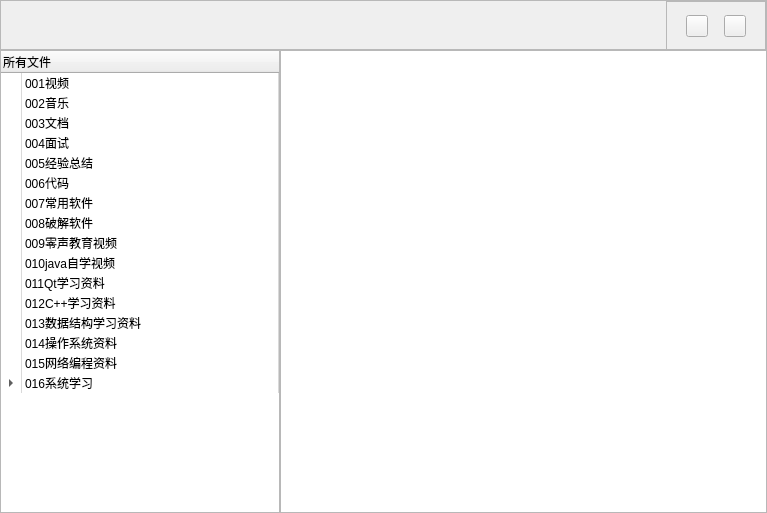
<?xml version="1.0" encoding="UTF-8"?>
<ui version="4.0">
 <class>MyAllFile</class>
 <widget class="QWidget" name="MyAllFile">
  <property name="geometry">
   <rect>
    <x>0</x>
    <y>0</y>
    <width>767</width>
    <height>513</height>
   </rect>
  </property>
  <property name="windowTitle">
   <string>Form</string>
  </property>
  <layout class="QVBoxLayout" name="verticalLayout">
   <property name="spacing">
    <number>0</number>
   </property>
   <property name="leftMargin">
    <number>0</number>
   </property>
   <property name="topMargin">
    <number>0</number>
   </property>
   <property name="rightMargin">
    <number>0</number>
   </property>
   <property name="bottomMargin">
    <number>0</number>
   </property>
   <item>
    <widget class="QFrame" name="frame_allfile">
     <property name="minimumSize">
      <size>
       <width>0</width>
       <height>50</height>
      </size>
     </property>
     <property name="maximumSize">
      <size>
       <width>16777215</width>
       <height>50</height>
      </size>
     </property>
     <property name="frameShape">
      <enum>QFrame::StyledPanel</enum>
     </property>
     <property name="frameShadow">
      <enum>QFrame::Raised</enum>
     </property>
     <layout class="QHBoxLayout" name="horizontalLayout">
      <property name="spacing">
       <number>0</number>
      </property>
      <property name="leftMargin">
       <number>0</number>
      </property>
      <property name="topMargin">
       <number>0</number>
      </property>
      <property name="rightMargin">
       <number>0</number>
      </property>
      <property name="bottomMargin">
       <number>0</number>
      </property>
      <item>
       <widget class="QWidget" name="widget_dir" native="true">
        <property name="minimumSize">
         <size>
          <width>500</width>
          <height>0</height>
         </size>
        </property>
       </widget>
      </item>
      <item>
       <spacer name="horizontalSpacer">
        <property name="orientation">
         <enum>Qt::Horizontal</enum>
        </property>
        <property name="sizeHint" stdset="0">
         <size>
          <width>162</width>
          <height>20</height>
         </size>
        </property>
       </spacer>
      </item>
      <item>
       <widget class="QFrame" name="frame_showtype">
        <property name="minimumSize">
         <size>
          <width>100</width>
          <height>50</height>
         </size>
        </property>
        <property name="maximumSize">
         <size>
          <width>100</width>
          <height>50</height>
         </size>
        </property>
        <property name="frameShape">
         <enum>QFrame::StyledPanel</enum>
        </property>
        <property name="frameShadow">
         <enum>QFrame::Raised</enum>
        </property>
        <layout class="QHBoxLayout" name="horizontalLayout_2">
         <property name="spacing">
          <number>6</number>
         </property>
         <item>
          <widget class="QPushButton" name="pushButton_listMode">
           <property name="minimumSize">
            <size>
             <width>22</width>
             <height>22</height>
            </size>
           </property>
           <property name="maximumSize">
            <size>
             <width>22</width>
             <height>22</height>
            </size>
           </property>
           <property name="styleSheet">
            <string notr="true">QPushButton
{
border-image: url(:/images/fileitem/file_listMode.png);
}</string>
           </property>
           <property name="text">
            <string/>
           </property>
          </widget>
         </item>
         <item>
          <widget class="QPushButton" name="pushButton_iconMode">
           <property name="minimumSize">
            <size>
             <width>22</width>
             <height>22</height>
            </size>
           </property>
           <property name="maximumSize">
            <size>
             <width>22</width>
             <height>22</height>
            </size>
           </property>
           <property name="styleSheet">
            <string notr="true">QPushButton
{
border-image: url(:/images/fileitem/file_iconMode.png);
}</string>
           </property>
           <property name="text">
            <string/>
           </property>
          </widget>
         </item>
        </layout>
       </widget>
      </item>
     </layout>
    </widget>
   </item>
   <item>
    <widget class="QSplitter" name="splitter">
     <property name="styleSheet">
      <string notr="true">QSplitter::handle
{
    border: 0px solid #999999;
    border-style: outset;
    width: 1px;
}

QSplitter::handle:hover
{/*splitter-&gt;handle(1)-&gt;setAttribute(Qt::WA_Hover, true);才生效*/
    border-color: #EA2;
}
QSplitter::handle:pressed
{
    border-color: #59F;
}
</string>
     </property>
     <property name="orientation">
      <enum>Qt::Horizontal</enum>
     </property>
     <widget class="QTreeWidget" name="treeWidget_allfiles">
      <property name="minimumSize">
       <size>
        <width>215</width>
        <height>0</height>
       </size>
      </property>
      <property name="maximumSize">
       <size>
        <width>280</width>
        <height>16777215</height>
       </size>
      </property>
      <property name="styleSheet">
       <string notr="true">QTreeWidget
{
/*show-decoration-selected: 1;*/
}

QTreeWidget::item 
{
border: 1px solid #d9d9d9;
border-top-color: transparent;
border-bottom-color: transparent;
}

QTreeWidget::item:hover 
{
background: qlineargradient(x1: 0, y1: 0, x2: 0, y2: 1, stop: 0 #e7effd, stop: 1 #cbdaf1);
border: 1px solid #bfcde4;
}

QTreeWidget::item:selected 
{
border: 1px solid #567dbc;
}

QTreeWidget::item:selected:active
{
background: qlineargradient(x1: 0, y1: 0, x2: 0, y2: 1, stop: 0 #6ea1f1, stop: 1 #567dbc);
}

QTreeWidget::item:selected:!active 
{
background: qlineargradient(x1: 0, y1: 0, x2: 0, y2: 1, stop: 0 #6b9be8, stop: 1 #577fbf);
}

QTreeView::branch:has-siblings:!adjoins-item 
{
border-image: url(:/images/fileitem/file-vline.png) 0;
}

QTreeView::branch:has-siblings:adjoins-item 
{
border-image: url(:/images/fileitem/file-branch-more.png) 0;
}

QTreeView::branch:!has-children:!has-siblings:adjoins-item 
{
border-image: url(:/images/fileitem/file-branch-end.png) 0;
}

QTreeView::branch:has-children:!has-siblings:closed,
QTreeView::branch:closed:has-children:has-siblings 
{
border-image: none;
image: url(:/images/fileitem/file-branch-closed.png);
}

QTreeView::branch:open:has-children:!has-siblings,
QTreeView::branch:open:has-children:has-siblings  
{
border-image: none;
image: url(:/images/fileitem/file-branch-open.png);
}</string>
      </property>
      <column>
       <property name="text">
        <string>所有文件</string>
       </property>
      </column>
      <item>
       <property name="text">
        <string>001视频</string>
       </property>
      </item>
      <item>
       <property name="text">
        <string>002音乐</string>
       </property>
      </item>
      <item>
       <property name="text">
        <string>003文档</string>
       </property>
      </item>
      <item>
       <property name="text">
        <string>004面试</string>
       </property>
      </item>
      <item>
       <property name="text">
        <string>005经验总结</string>
       </property>
      </item>
      <item>
       <property name="text">
        <string>006代码</string>
       </property>
      </item>
      <item>
       <property name="text">
        <string>007常用软件</string>
       </property>
      </item>
      <item>
       <property name="text">
        <string>008破解软件</string>
       </property>
      </item>
      <item>
       <property name="text">
        <string>009零声教育视频</string>
       </property>
      </item>
      <item>
       <property name="text">
        <string>010java自学视频</string>
       </property>
      </item>
      <item>
       <property name="text">
        <string>011Qt学习资料</string>
       </property>
      </item>
      <item>
       <property name="text">
        <string>012C++学习资料</string>
       </property>
      </item>
      <item>
       <property name="text">
        <string>013数据结构学习资料</string>
       </property>
      </item>
      <item>
       <property name="text">
        <string>014操作系统资料</string>
       </property>
      </item>
      <item>
       <property name="text">
        <string>015网络编程资料</string>
       </property>
      </item>
      <item>
       <property name="text">
        <string>016系统学习</string>
       </property>
       <item>
        <property name="text">
         <string>001基础语法</string>
        </property>
        <item>
         <property name="text">
          <string>关键字</string>
         </property>
         <item>
          <property name="text">
           <string>inline</string>
          </property>
         </item>
         <item>
          <property name="text">
           <string>virtual</string>
          </property>
          <item>
           <property name="text">
            <string>default</string>
           </property>
          </item>
          <item>
           <property name="text">
            <string>voltical</string>
           </property>
          </item>
         </item>
        </item>
       </item>
       <item>
        <property name="text">
         <string>002数据结构</string>
        </property>
        <item>
         <property name="text">
          <string>链表</string>
         </property>
         <item>
          <property name="text">
           <string>单向链表</string>
          </property>
          <item>
           <property name="text">
            <string>单项循环链表</string>
           </property>
           <item>
            <property name="text">
             <string>指针域</string>
            </property>
            <item>
             <property name="text">
              <string>本级节点</string>
             </property>
            </item>
            <item>
             <property name="text">
              <string>下一级节点</string>
             </property>
             <item>
              <property name="text">
               <string>下一级节点首部</string>
              </property>
             </item>
             <item>
              <property name="text">
               <string>下一级节点尾部</string>
              </property>
             </item>
             <item>
              <property name="text">
               <string>下一级节点数据域</string>
              </property>
             </item>
            </item>
           </item>
           <item>
            <property name="text">
             <string>数据域</string>
            </property>
           </item>
          </item>
         </item>
         <item>
          <property name="text">
           <string>双向链表</string>
          </property>
          <item>
           <property name="text">
            <string>双向循环链表</string>
           </property>
          </item>
         </item>
        </item>
        <item>
         <property name="text">
          <string>图</string>
         </property>
         <item>
          <property name="text">
           <string>有向图</string>
          </property>
         </item>
         <item>
          <property name="text">
           <string>无向图</string>
          </property>
         </item>
        </item>
        <item>
         <property name="text">
          <string>树</string>
         </property>
         <item>
          <property name="text">
           <string>二叉树</string>
          </property>
         </item>
         <item>
          <property name="text">
           <string>红黑树</string>
          </property>
         </item>
         <item>
          <property name="text">
           <string>AVL</string>
          </property>
         </item>
        </item>
       </item>
       <item>
        <property name="text">
         <string>003网络编程</string>
        </property>
       </item>
       <item>
        <property name="text">
         <string>004并发编程</string>
        </property>
       </item>
       <item>
        <property name="text">
         <string>005数据库编程</string>
        </property>
       </item>
      </item>
     </widget>
     <widget class="QTableWidget" name="tableWidget_dirFiles"/>
    </widget>
   </item>
  </layout>
 </widget>
 <resources/>
 <connections/>
</ui>
